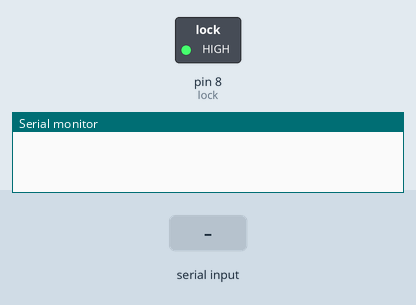
This sketch was run on a simulated Arduino Uno, built with avr-gcc and run on an emulated ATmega328P. On the bench: switched loads named in the sketch (green lamp = pin HIGH), the last lines printed to the serial monitor. The inputs (shaded band) are chosen by the test bench.

Above: at 2.8 s.
2.9 s: "f" received over the second serial link
At 3.3 s:
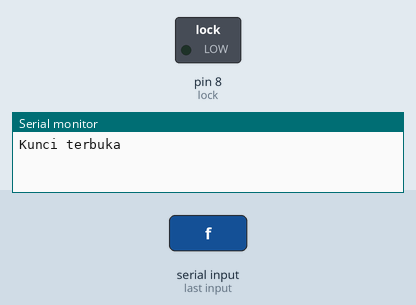
Timing chart, 0 to 9.5 s (numbered marks = the images above; inputs shaded):
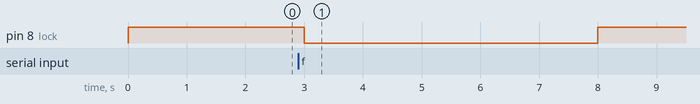

The sketch:

bluetooth.ino
```cpp
#include <SoftwareSerial.h>
SoftwareSerial bt(4, 5);
const int lock = 8;
void setup() {
  Serial.begin(9600);
  bt.begin(9600);
  pinMode(lock, OUTPUT);
  digitalWrite(lock, HIGH);
}

void loop() {
  char data = 0;
  if(bt.available()){
    data = bt.read();
    if(data == 'f'){
      buka();
    }
  }
  delay(1000);
}

void buka(){
  digitalWrite(lock, LOW);
  Serial.println("Kunci terbuka");
  delay(5000);
  digitalWrite(lock, HIGH);
}
```

Measured:
- after the input at 2.9 s, pin 8 (lock): HIGH → LOW after 0.10 s, → HIGH 5.0 s later
